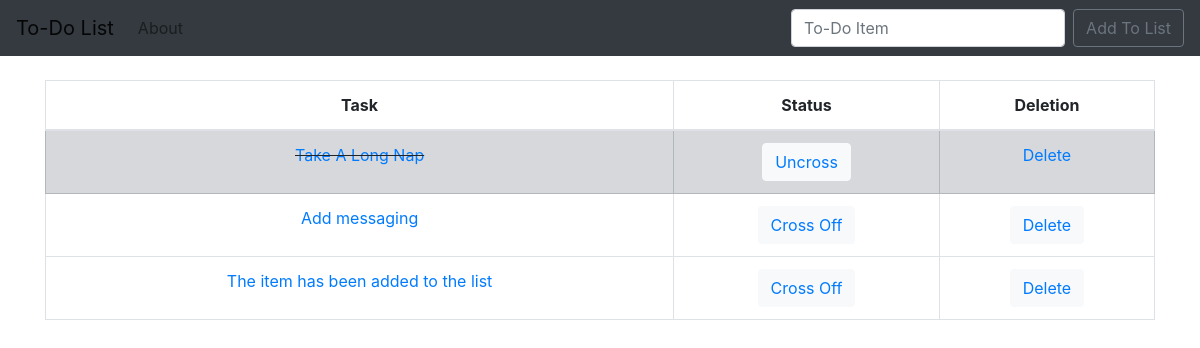
Before: / with the older database file.
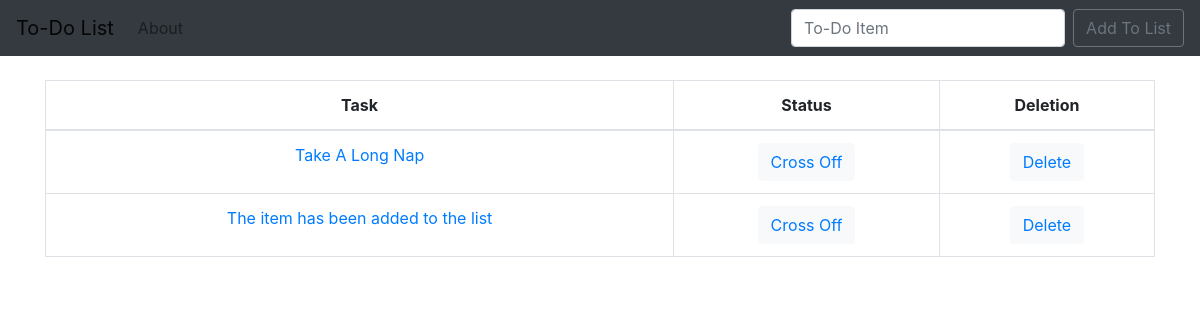
After: the same page with the newer database file.
### todo_list/models.py (models this page shows, shortened)
class List(models.Model):
	item = models.CharField(max_length=200)
	completed = models.BooleanField(default=False)

### todo_list/views.py (the view)
# urls.py: path('',views.home,name='home'),
def home(request):
	if request.method == 'POST':
		form = ListForm(request.POST or None)
		if form.is_valid():
			form.save()
			all_items = List.objects.all
			messages.success(request, ('Item Has Been Added to List!'))
			return render(request, 'home.html',{'all_items' : all_items})
	else:
		all_items = List.objects.all
		return render(request, 'home.html',{'all_items' : all_items})

### todo_list/templates/home.html (shortened to what this page needs)
{% extends 'base.html' %}
{% block content %}
	{% if all_items %}
	<table class='table table-bordered table-hover'>
		<thead>
			<th scope="col"><center>Task</center></th>
      		<th scope="col"><center>Status</center></th>
      		<th scope="col"><center>Deletion</center></th>
		</thead>
		{% for things in all_items %}
			{% if things.completed %}
				<tr class="table-secondary">
					<td class='striker'><center><a href="{% url 'edit' things.id %}">{{things.item}}</a></center></td>
					<td><center><button type="button" class="btn btn-light"><a href="{% url 'uncross' things.id %}">Uncross</a></button></center></td>
					<td><center><a href="{% url 'delete' things.id %}">Delete</a></center></td>
				</tr>
			{% else %}
				<tr>
					<td><center><a href="{% url 'edit' things.id %}">{{ things.item}}</a></center></td>
					<td class="white"><center><button type="button" class="btn btn-light"><a href="{% url 'cross_off' things.id%}">Cross Off</a></button></center></td>
					<td><center><button type="button" class="btn btn-light"><a href="{% url 'delete' things.id %}">Delete</a></button></center></td>
				</tr>
			{% endif %}
		{% endfor %}
	</table>
	{% endif %}
{% endblock %}

### todo_list/templates/base.html (shortened to what this page needs)
{% load static %}
<!doctype html>
<html lang="en">
  <head>
    <link rel="stylesheet" href="https://stackpath.bootstrapcdn.com/bootstrap/4.4.1/css/bootstrap.min.css">
     <link rel="stylesheet" href="{% static 'css/my_style.css' %}">
  </head>
  <body>
  	<nav class="navbar navbar-expand-lg navbar-light bg-dark">
  <a class="navbar-brand" href="{% url 'home' %}">To-Do List</a>
  <div class="collapse navbar-collapse" id="navbarSupportedContent">
    <ul class="navbar-nav mr-auto">
      <li class="nav-item">
        <a class="nav-link" href="{% url 'about'%}">About</a>
      </li>
    </ul>
    <form class="form-inline my-2 my-lg-0" method="POST">
      <input class="form-control mr-sm-2" type="search" placeholder="To-Do Item" aria-label="Search" name="item">
      <button class="btn btn-outline-secondary my-2 my-sm-0" type="submit">Add To List</button>
    </form>
  </div>
</nav>
  	<br/>
    <div class='container'>
    {% block content %}
	{% endblock %}
    </div>
  </body>
</html>

### static/css/my_style.css (style rules this page uses)
.white { color: #FFFFFF; }

Changed rows visible on the page:
removed List: item "Add messaging"
changed List "Take A Long Nap": completed "Uncross" → "Cross Off"
